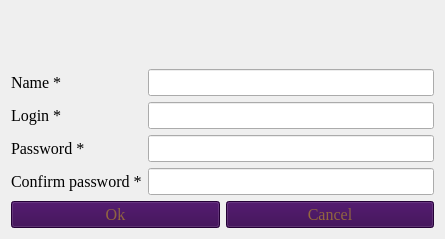
<?xml version="1.0" encoding="UTF-8"?>
<ui version="4.0">
 <class>RegistrationWindow</class>
 <widget class="QWidget" name="RegistrationWindow">
  <property name="geometry">
   <rect>
    <x>0</x>
    <y>0</y>
    <width>445</width>
    <height>239</height>
   </rect>
  </property>
  <property name="font">
   <font>
    <pointsize>10</pointsize>
    <bold>true</bold>
   </font>
  </property>
  <property name="windowTitle">
   <string>Registration Form</string>
  </property>
  <property name="toolTipDuration">
   <number>-1</number>
  </property>
  <layout class="QVBoxLayout" name="verticalLayout">
   <item>
    <widget class="QLabel" name="registrationResultLabel">
     <property name="maximumSize">
      <size>
       <width>16777215</width>
       <height>60</height>
      </size>
     </property>
     <property name="font">
      <font>
       <pointsize>10</pointsize>
       <bold>false</bold>
      </font>
     </property>
     <property name="text">
      <string/>
     </property>
     <property name="alignment">
      <set>Qt::AlignCenter</set>
     </property>
    </widget>
   </item>
   <item>
    <layout class="QFormLayout" name="formLayout">
     <item row="0" column="0">
      <widget class="QLabel" name="label">
       <property name="font">
        <font>
         <family>Times New Roman</family>
         <pointsize>12</pointsize>
         <bold>false</bold>
        </font>
       </property>
       <property name="text">
        <string>Name *</string>
       </property>
      </widget>
     </item>
     <item row="0" column="1">
      <widget class="QLineEdit" name="nameEdit">
       <property name="font">
        <font>
         <family>Times New Roman</family>
         <pointsize>12</pointsize>
         <bold>false</bold>
        </font>
       </property>
       <property name="toolTip">
        <string/>
       </property>
      </widget>
     </item>
     <item row="1" column="0">
      <widget class="QLabel" name="label_2">
       <property name="font">
        <font>
         <family>Times New Roman</family>
         <pointsize>12</pointsize>
         <bold>false</bold>
        </font>
       </property>
       <property name="text">
        <string>Login *</string>
       </property>
      </widget>
     </item>
     <item row="1" column="1">
      <widget class="QLineEdit" name="loginEdit">
       <property name="font">
        <font>
         <family>Times New Roman</family>
         <pointsize>12</pointsize>
         <bold>false</bold>
        </font>
       </property>
       <property name="toolTip">
        <string/>
       </property>
       <property name="toolTipDuration">
        <number>-1</number>
       </property>
      </widget>
     </item>
     <item row="2" column="0">
      <widget class="QLabel" name="label_3">
       <property name="font">
        <font>
         <family>Times New Roman</family>
         <pointsize>12</pointsize>
         <bold>false</bold>
        </font>
       </property>
       <property name="text">
        <string>Password *</string>
       </property>
      </widget>
     </item>
     <item row="2" column="1">
      <widget class="QLineEdit" name="passwordEdit">
       <property name="font">
        <font>
         <family>Times New Roman</family>
         <pointsize>12</pointsize>
         <bold>false</bold>
        </font>
       </property>
       <property name="toolTip">
        <string/>
       </property>
       <property name="toolTipDuration">
        <number>-1</number>
       </property>
       <property name="echoMode">
        <enum>QLineEdit::Password</enum>
       </property>
      </widget>
     </item>
     <item row="3" column="0">
      <widget class="QLabel" name="label_4">
       <property name="font">
        <font>
         <family>Times New Roman</family>
         <pointsize>12</pointsize>
         <bold>false</bold>
        </font>
       </property>
       <property name="text">
        <string>Confirm password *</string>
       </property>
      </widget>
     </item>
     <item row="3" column="1">
      <widget class="QLineEdit" name="confirmPasswordEdit">
       <property name="font">
        <font>
         <family>Times New Roman</family>
         <pointsize>12</pointsize>
         <bold>false</bold>
        </font>
       </property>
       <property name="text">
        <string/>
       </property>
       <property name="echoMode">
        <enum>QLineEdit::Password</enum>
       </property>
      </widget>
     </item>
    </layout>
   </item>
   <item>
    <layout class="QHBoxLayout" name="horizontalLayout">
     <item>
      <widget class="QPushButton" name="okButton">
       <property name="font">
        <font>
         <family>Times New Roman</family>
         <pointsize>12</pointsize>
         <bold>false</bold>
        </font>
       </property>
       <property name="styleSheet">
        <string notr="true">background-color: rgb(51, 0, 76);
color: qconicalgradient(cx:0, cy:0, angle:135, stop:0 rgba(255, 255, 0, 69), stop:0.375 rgba(255, 255, 0, 69), stop:0.423533 rgba(251, 255, 0, 145), stop:0.45 rgba(247, 255, 0, 208), stop:0.477581 rgba(255, 244, 71, 130), stop:0.518717 rgba(255, 218, 71, 130), stop:0.55 rgba(255, 255, 0, 255), stop:0.57754 rgba(255, 203, 0, 130), stop:0.625 rgba(255, 255, 0, 69), stop:1 rgba(255, 255, 0, 69));</string>
       </property>
       <property name="text">
        <string>Ok</string>
       </property>
      </widget>
     </item>
     <item>
      <widget class="QPushButton" name="cancelButton">
       <property name="font">
        <font>
         <family>Times New Roman</family>
         <pointsize>12</pointsize>
         <bold>false</bold>
        </font>
       </property>
       <property name="styleSheet">
        <string notr="true">background-color: rgb(51, 0, 76);
color: qconicalgradient(cx:0, cy:0, angle:135, stop:0 rgba(255, 255, 0, 69), stop:0.375 rgba(255, 255, 0, 69), stop:0.423533 rgba(251, 255, 0, 145), stop:0.45 rgba(247, 255, 0, 208), stop:0.477581 rgba(255, 244, 71, 130), stop:0.518717 rgba(255, 218, 71, 130), stop:0.55 rgba(255, 255, 0, 255), stop:0.57754 rgba(255, 203, 0, 130), stop:0.625 rgba(255, 255, 0, 69), stop:1 rgba(255, 255, 0, 69));</string>
       </property>
       <property name="text">
        <string>Cancel</string>
       </property>
      </widget>
     </item>
    </layout>
   </item>
  </layout>
 </widget>
 <resources/>
 <connections/>
</ui>
